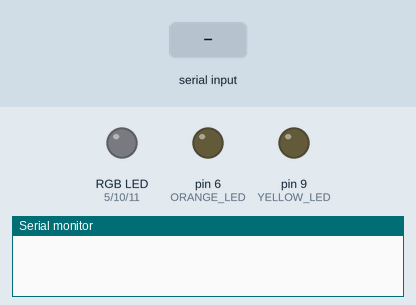
This sketch was run on a simulated Arduino Uno, built with avr-gcc and run on an emulated ATmega328P. Parts: an RGB LED mixed from three pins (HIGH = lit), output pins drawn as LEDs (lit = HIGH), the last lines printed to the serial monitor. The test bench sets the inputs (shaded band).

Above: at 1.2 s.
1.3 s: "PR\n" received over Serial
At 3.4 s:
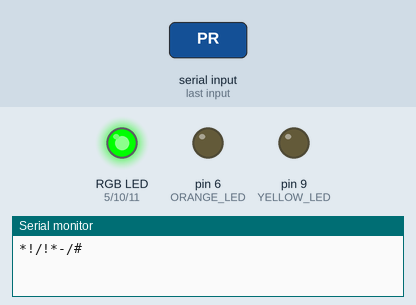
Timing chart, 0 to 9.0 s (numbered marks = the images above; inputs shaded):
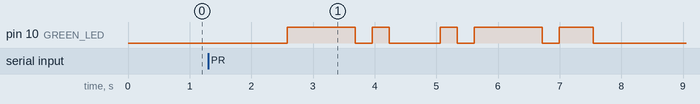

The sketch:

Arduino_morse.ino
```cpp
#define DEBUG_CHAR false // char to vidco translation
#define DEBUG_WORD false // ascii to vidco translation
#define DEBUG_LED false // vidco to LED translation
#define DEBUG_L false // L############ command
#define USR_FRIENDLY false // user friendly serial monitor information

#define IR_PIN 2 // infrared pin
#define POT_PIN A0 // potentiometer pin
#define MAX_POT 1023 // maximum potentiometer value
#define ERROR_CHAR "#" // error char for characters unable to translate

// LED pins
#define RED_LED 5
#define GREEN_LED 10
#define BLUE_LED 11
#define ORANGE_LED 6
#define YELLOW_LED 9
#define MAX_LED 255 // maximum LED value


bool readPOT = false; // controls pot to LED function
bool L_LED = false; // controls L############ to LED brightnesses

char alpha[26] = {
'A','B','C','D','E','F','G',
'H','I','J','K','L','M','N','O','P',
'Q','R','S','T','U','V','W','X','Y','Z'};

String vidco[26] = {
"-","!!-","!-*","-!","!","!-!","--",
"!--","!!","-!!","-*","!!*","!-","!*","*-","*!",
"-!*","!*-","!*!","*","**","--*","--!","-!*","!**","---"};

char punc[21] = {
' ','.',',','\'','?','!','+','-','*','/','=',
'1','2','3','4','5',
'6','7','8','9','0'};

String vidco_punc[21] = {
" ","*!!","*!-","*-!","*--","*-*","**!","**-","***","*!*","*---*",
"*!!-","*!!*","*!-!","*!--","*!-*",
"*!*!","*!*-","*!**","*-!!","*!!!"};


void setup() {
  Serial.begin(9600);
  // setting pin modes
  pinMode(IR_PIN, INPUT);
  pinMode(POT_PIN, INPUT);
  pinMode(RED_LED, OUTPUT);
  pinMode(GREEN_LED, OUTPUT);
  pinMode(BLUE_LED, OUTPUT);
  pinMode(ORANGE_LED, OUTPUT);
  pinMode(YELLOW_LED, OUTPUT);

#if USR_FRIENDLY
  Serial.println("Listening...");
#endif

}

String removePrecedingSpaces(String s) {
  bool space = true;
  String output = "";
  for (int i = 0; i < s.length(); i++) {
    if (space && s[i] != ' ') { // if no more spaces found
      space = false;
    }
    if (!space) { // after no more preceding spaces
      output += s[i]; // append rest of string
    }
  }
  return output;
}

String charToVidco(char s) {

#if DEBUG_CHAR
  Serial.println(s);
#endif

  for (int i = 0; i < 26; i++) { // loop through alphabetical
    if (alpha[i] == toupper(s)) { // if character index found
      return vidco[i]; // return vidco equivalent
    }
  }

#if DEBUG_CHAR
  Serial.println("not alpha");
#endif

  for (int i = 0; i < 21; i++) { // loop through numeric & punctuation
    if (punc[i] == s) { // if character index found
      return vidco_punc[i]; // return vidco equivalent
    }
  }

#if DEBUG
  Serial.print("Didnt find ");
  Serial.print(s);
  Serial.print(" (");
  Serial.print(toupper(s));
  Serial.print(") in charToVidco");
#endif

  return ERROR_CHAR; // error character if nothing returned previous
}

String asciiToVidco(String s) {
  String output = "";
  String letter = "";

#if DEBUG_WORD
  Serial.println(s.length());
#endif

  for (int i = 0; i < s.length(); i++) {
    letter = charToVidco(s[i]);
    if ((i != 0) && (output[output.length() - 1] != ' ') && (letter != " ")) {
      // if not the first character, and previous & current are not spaces

#if DEBUG_WORD
      Serial.print("no spaces previous and current");
      Serial.print(" | ");
      Serial.print(output[output.length() - 1]);
      Serial.print(" | ");
      Serial.print(letter);
      Serial.println(" | ");
      Serial.println(output[output.length() - 1] == ' ');
      Serial.println("added /");
#endif

      output += "/"; // append "/"
    }
    output += letter; // append letter

#if DEBUG_WORD
    Serial.print("added ");
    Serial.println(letter);
    Serial.println(output);
#endif

  }
  return output;
}

char vidcoToChar(String s) {
  for (int i = 0; i < 26; i++) { // loop through alphabetical
    if (vidco[i] == s) { // if character index found

#if DEBUG_CHAR
      Serial.println("Vidco is alpha");
#endif

      return alpha[i]; // return alpha equivalent
    }
  }
  for (int i = 0; i < 21; i++) { // loop through numerical and punctuation
    if (vidco_punc[i] == s) { // if vidco punctuation index found

#if DEBUG_CHAR
      Serial.println("Vidco is punc");
#endif

      return punc[i]; // return punctuation equivalent
    }
  }

#if DEBUG_CHAR
  Serial.println("Something went wrong");
  Serial.println(s);
#endif

  return ERROR_CHAR; // error character if nothing returned previous
}

String vidcoToAscii(String s) {
  String letter = "";
  String translated = "";
  for (int i = 0; i < s.length(); i++) {
    if (s[i] == '/') { // end of letter

#if DEBUG_WORD
      Serial.println("Read '/'");
#endif

      translated += vidcoToChar(letter); // translate and append to output

#if DEBUG_WORD
      Serial.print("Got ");
      Serial.println(translated[translated.length() - 1]);
#endif

      letter = ""; // empty letter variable for next index
    }
    else if (s[i] == ' ') { // end of word
      if (letter != "") { // letter would be empty if previous character was also a space (double space)
        translated += vidcoToChar(letter);

#if DEBUG_WORD
        Serial.print("Got ");
        Serial.println(translated[translated.length() - 1]);
        Serial.println("Read ' '");
#endif

        translated += ' ';
        letter = "";
      }
      else { // if letter is empty (previous was a space)
        translated += s[i]; // s[i] is a space in this case
      }
    }
    else { // not end of letter

#if DEBUG_WORD
      Serial.print("Read ");
      Serial.println(s[i]);
#endif

      letter += s[i]; // append to letter string
    }
  }
  if (letter != "") { // translates last letter if string doesnt end with a space
    translated += vidcoToChar(letter);

#if DEBUG_WORD
    Serial.print("Got ");
    Serial.println(translated[translated.length() - 1]);
    Serial.println("Read ' '");
#endif

  }
  return translated;
}

void wait(int amount) {
  unsigned long prev = millis(); // millis() counts from initial runtime in milliseconds (can get really large)
  while (millis() - prev < amount) { // count wait amount
  }
}

void vidco2LED(String s, int LED_NUM) {
  const int timeLength = (analogRead(POT_PIN) / (MAX_POT / 380)) + 20; // math for pot range 0-1023 -> 20-400(ms)
  wait(timeLength); // delay for possible LEDs that turned off too quick for human eye

#if DEBUG_LED
  Serial.print("Transmitting: ");
  Serial.println(s);
#endif

  for (int i = 0; i < s.length(); i++) {
    if (s[i] == '!') {

#if DEBUG_LED
      Serial.print("(!,1): ");
#endif

      analogWrite(LED_NUM, 1023);
      wait(timeLength); // LED on for 1x time length
    }
    else if (s[i] == '-') {

#if DEBUG_LED
      Serial.print("(-,2): ");
#endif

      analogWrite(LED_NUM, 1023);
      wait(timeLength * 2); // LED on for 2x time lengths
    }
    else if (s[i] == '*') {

#if DEBUG_LED
      Serial.print("(*,4): ");
#endif

      analogWrite(LED_NUM, 1023);
      wait(timeLength * 4); // LED on for 4x time lengths
    }
    else if (s[i] == '/') {

#if DEBUG_LED
      Serial.print("(/,2): ");
#endif

      analogWrite(LED_NUM, 0);
      wait(timeLength); // LED off for 1+1 time lengths between letters of same word -> +1 from out of if statement
    }
    else if (s[i] == ' ') {

#if DEBUG_LED
      Serial.print("( ,5): ");
#endif

      wait(timeLength * 4); // LED off for 4+1 time lengths between words -> +1 from out of if statement
    }
    else if (s[i] == '#') {

#if USR_FRIENDLY
      Serial.println("Error character found [#]; LED will not correspond this output");
#endif

    }
    else {
      Serial.print(" = error woops ");
    }
    // end of if's
    analogWrite(LED_NUM, 0);
    wait(timeLength); // 1x time length outside if statement regardless of character

#if DEBUG_LED
    Serial.println(s[i]);
#endif

  }
}

bool checkDigits(String s) {

  for (int i = 1; i < 13; i++) { // characters 1-13 (digits for L command)
    if (L_LED && isdigit(s[i])) {

#if DEBUG_L
      Serial.println(s[i]);
      Serial.println(digits[i - 1]);
#endif

    }
    else { // if any character is not a digit
      return false;
    }
  }
  return true; // if no character returned false
}


void sendLToLED(String digits) {

#if DEGUB_L
  Serial.println(digits);
  Serial.println("Made it");
#endif

  int greenRGB = digits.substring(1, 4).toInt();
  int orangeRGB = digits.substring(4, 7).toInt();
  int yellowRGB = digits.substring(7, 10).toInt();
  int redRGB = digits.substring(10, 13).toInt();

#if DEBUG_L
  Serial.println(greenRGB);
  Serial.println(orangeRGB);
  Serial.println(yellowRGB);
  Serial.println(redRGB);
#endif

  if (!(greenRGB > 255 or orangeRGB > 255 or yellowRGB > 255 or redRGB > 255)) {

#if USR_FRIENDLY
    Serial.print("Green: ");
    Serial.print(greenRGB);
    Serial.print(" Orange: ");
    Serial.print(orangeRGB);
    Serial.print(" Yellow: ");
    Serial.print(yellowRGB);
    Serial.print(" RED: ");
    Serial.println(redRGB);
#endif

    analogWrite(GREEN_LED, greenRGB);
    analogWrite(ORANGE_LED, orangeRGB);
    analogWrite(YELLOW_LED, yellowRGB);
    analogWrite(RED_LED, redRGB);
  }
}


void loop() {
  String s = "";

  if (Serial.available()) { // if serial monitor received input
    s = removePrecedingSpaces(Serial.readString());
    s.toUpperCase();
    // COMMANDS
    if (s.equals("PR")) {

#if USR_FRIENDLY
      Serial.println("Potentiometer reading toggled");
#endif

      if (readPOT) { // turns off red LED if potentiometer was in control
        analogWrite(RED_LED, 0);
      }
      readPOT = !readPOT; // toggle potentiometer read
    }
    else if (s.equals("IRRR")) {
      if (digitalRead(IR_PIN) == 1) {

#if USR_FRIENDLY
        Serial.print("IR: ");
#endif
        Serial.println("HIGH");
      }
      else if (digitalRead(IR_PIN) == 0) {

#if USR_FRIENDLY
        Serial.print("IR: ");
#endif
        Serial.println("LOW");
      }
    }
    else if (s.length() == 13 && s[0] == 'L' && checkDigits(s)) {
      sendLToLED(s);
      readPOT = false; // disable potentiometer value changing red LED value

    }
    else { // no commands; normal translation
      sendLToLED("L000000000000"); // turn off all LEDs
      readPOT = false; // disable potentiometer preventing turning off the red LED

#if USR_FRIENDLY
      Serial.print("IN: ");
      Serial.println(s);
#endif

      if (s[0] != '-' and s[0] != '*' and s[0] != '!') { // VIdCo check
        String vidco = asciiToVidco(s);

#if USR_FRIENDLY
        Serial.print("OUT: ");

#endif
        Serial.println(vidco);

        vidco2LED(vidco, GREEN_LED);
      }
      else { // if not VIdCo -> treated as ASCII translation

#if USR_FRIENDLY
        Serial.print("OUT: ");
#endif
        Serial.println(vidcoToAscii(s));

        vidco2LED(s, BLUE_LED);
      }
    }

#if USR_FRIENDLY
    Serial.println("Listening...");
#endif

  }
  // outside user input if statement
  if (readPOT) { // potentiometer LED updater
    analogWrite(RED_LED, analogRead(POT_PIN) / (MAX_POT / MAX_LED)); //1023/255 adjusts 0-1023 to 0-255 for LED brightness
  }
}
```

Measured:
- after the input at 1.3 s, pin 10 (GREEN_LED): LOW → HIGH after 1.3 s, → LOW 1.1 s later, → HIGH 0.28 s later, → LOW 0.28 s later, … (10 changes in this stretch)
